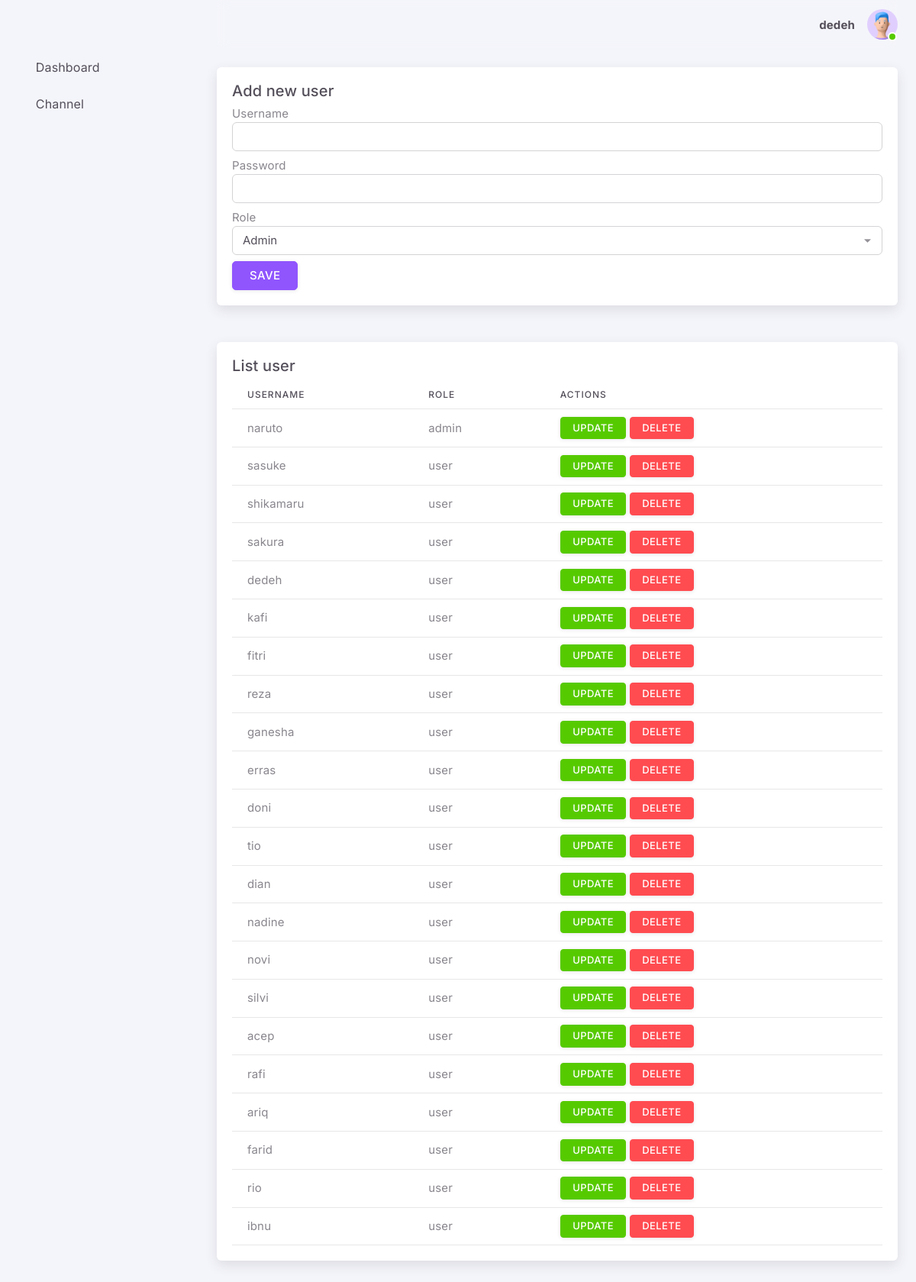
Screenshot of /users/ (signed in) with the database file from the repository.
### tables this page shows
CREATE TABLE users (
    id INTEGER PRIMARY KEY AUTOINCREMENT,
    role INTEGER NOT NULL,
    username TEXT UNIQUE NOT NULL,
    password TEXT NOT NULL
);

### app/routes/user_routes.py (the view, shortened to what this page needs)
@users.route('/', methods=['POST', 'GET'])
def index():
    if request.method == 'GET':
        cursor = get_db().execute(f"SELECT * FROM users")
        users = cursor.fetchall()
        return render_template(
            'pages/user.html',
            data = users
        )

### app/__init__.py (called while the page is built)
def get_db():
    if 'db' not in g:
        g.db = sqlite3.connect(app.config['DATABASE'])
        g.db.row_factory = sqlite3.Row
    return g.db

@app.teardown_appcontext
def close_connection(exception):
    db = getattr(g, '_database', None)
    if db is not None:
        db.close()

### app/templates/pages/user.html (shortened to what this page needs)
{% extends 'base.html' %}
{% block content %}
<div class="row mb-5">
    <div class="col-md-12">
        <div class="card h-100">
        <div class="card-body">
            <h5 class="card-title">Add new user</h5>
            <form action="{{ url_for('users.index') }}" method="POST">
                <div class="mb-2">
                    <label for="">Username</label>
                    <input type="text" name="username" class="form-control">
                </div>
                <div class="mb-2">
                    <label for="">Password</label>
                    <input type="password" name="password" class="form-control">
                </div>
                <div class="mb-2">
                    <label for="role">Role</label>
                    <select name="role" id="role" class="form-select">
                        <option value="0">Admin</option>
                    </select>
                </div>
                <button type="submit" class="btn btn-primary">Save</button>
            </form>
        </div>
        </div>
    </div>
</div>
<div class="row mb-2">
    <div class="col-md-12">
        <div class="card h-100">
        <div class="card-body">
            <h5 class="card-title">List user</h5>
            <table class="table">
                <thead>
                    <tr>
                        <th>Username</th>
                        <th>Role</th>
                        <th>Actions</th>
                    </tr>
                </thead>
                <tbody>
                    {% for user in data%}
                    <tr>
                        <td>{{user.username}}</td>
                        <td>
                            {% if user.role == 0 %}
                                {{ 'admin' }}
                            {% elif user.role == 1 %}
                                {{ 'user' }}
                            {% endif %}
                        </td>
                        <td>
                            <a href="{{ url_for('users.update_user', id=user.id) }}" class="btn btn-sm btn-success">Update</a>
                            <a href="{{ url_for('users.delete', id=user.id) }}" class="btn btn-sm btn-danger" onclick="delete_confirm()">Delete</a>
                        </td>
                    </tr>
                    {% endfor %}
                </tbody>
            </table>
        </div>
        </div>
    </div>
</div>
{% endblock %}

### app/templates/base.html (shortened to what this page needs)
<!DOCTYPE html>
<html
  lang="en"
  class="light-style layout-menu-fixed layout-compact"
  dir="ltr"
  data-theme="theme-default"
  data-assets-path="../assets/"
  data-template="vertical-menu-template-free">
  <head>
    <link rel="stylesheet" href="{{url_for('static', filename='/assets/vendor/fonts/materialdesignicons.css')}}" />
    <link rel="stylesheet" href="{{url_for('static', filename='/assets/vendor/libs/node-waves/node-waves.css')}}" />
    <link rel="stylesheet" href="{{ url_for('static', filename='/assets/vendor/css/core.css')}}" class="template-customizer-core-css" />
    <link rel="stylesheet" href="{{ url_for('static', filename='/assets/vendor/css/theme-default.css')}}" class="template-customizer-theme-css" />
    <link rel="stylesheet" href="{{ url_for('static', filename='/assets/css/demo.css')}}" />
    <link rel="stylesheet" href="{{ url_for('static', filename='/assets/vendor/libs/perfect-scrollbar/perfect-scrollbar.css')}}" />
    <link rel="stylesheet" href="{{ url_for('static', filename='/assets/vendor/libs/sweetalert/sweetalert2.min.css') }}">
  </head>
  <body>
    <div class="layout-wrapper layout-content-navbar">
      <div class="layout-container">
        <aside id="layout-menu" class="layout-menu menu-vertical menu bg-menu-theme">
          <div class="app-brand demo">
            <a href="index.html" class="app-brand-link">
            </a>
          </div>
          <ul class="menu-inner py-1">
            {% if session['role'] == 1 %}
            <li class="menu-item {{ 'active' if request.path[1:] == '' else '' }}">
              <a href="{{ url_for('recommendations') }}" class="menu-link">
                <i class="menu-icon tf-icons mdi mdi-widgets"></i>
                <div data-i18n="Tables">Dashboard</div>
              </a>
            </li>
            <li class="menu-item {{ 'active' if request.path[1:] == 'data/channels' else '' }}">
              <a href="{{ url_for('data.channels') }}" class="menu-link">
                <i class="menu-icon tf-icons mdi mdi-format-list-text"></i>
                <div data-i18n="Tables">Channel</div>
              </a>
            </li>
              {% endif %}
              </ul>
        </aside>
        <div class="layout-page">
          <nav
            class="layout-navbar container-xxl navbar navbar-expand-xl navbar-detached align-items-center bg-navbar-theme"
            id="layout-navbar">
            <div class="navbar-nav-right d-flex align-items-center" id="navbar-collapse">
              <ul class="navbar-nav flex-row align-items-center ms-auto">
                <li class="nav-item lh-1 me-3">
                  <span><b>{{ session['username'] }}</b></span>
                </li>
                <li class="nav-item navbar-dropdown dropdown-user dropdown">
                  <a
                    class="nav-link dropdown-toggle hide-arrow p-0"
                    href="javascript:void(0);"
                    data-bs-toggle="dropdown">
                    <div class="avatar avatar-online">
                      <img src="{{ url_for('static', filename='/assets/img/avatars/1.png')}}" alt class="w-px-40 h-auto rounded-circle" />
                    </div>
                  </a>
                </li>
              </ul>
            </div>
          </nav>
          <div class="content-wrapper">
            <div class="container-xxl flex-grow-1 container-p-y">
              {% block content %}
              {% endblock %}
            </div>
          </div>
        </div>
      </div>
    </div>
  </body>
</html>

### app/static/assets/css/demo.css (style rules this page uses)
.menu .app-brand.demo { height: 64px; }

### app/templates/base.html (style rules this page uses)
* { text-rendering: optimizeLegibility; }

### rows the page displays
users: username "dedeh", value "user"
users: username "naruto", value "admin"
users: username "sasuke", value "user"
users: username "shikamaru", value "user"
users: username "sakura", value "user"
users: username "kafi", value "user"
users: username "fitri", value "user"
users: username "reza", value "user"
users: username "ganesha", value "user"
users: username "erras", value "user"
users: username "doni", value "user"
users: username "tio", value "user"
users: username "dian", value "user"
users: username "nadine", value "user"
users: username "novi", value "user"
users: username "silvi", value "user"
users: username "acep", value "user"
users: username "rafi", value "user"
users: username "ariq", value "user"
users: username "farid", value "user"
users: username "rio", value "user"
users: username "ibnu", value "user"
